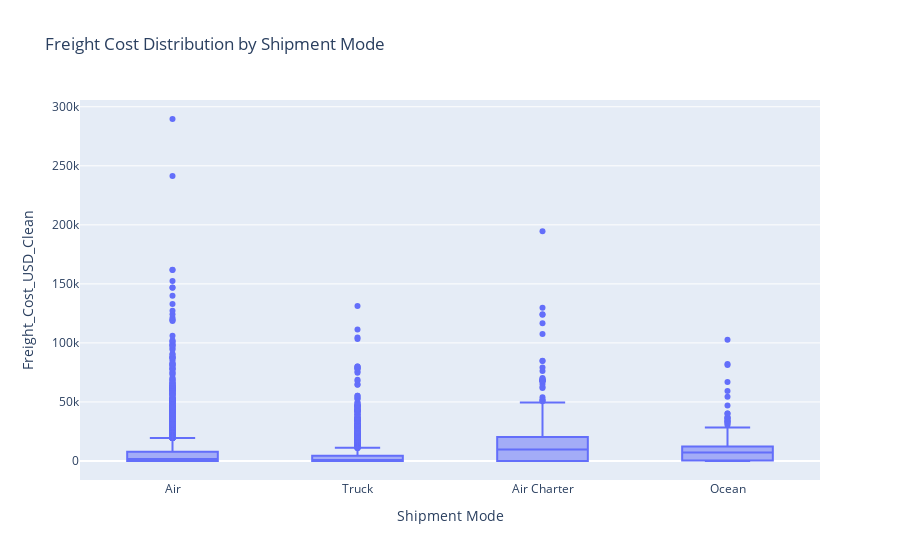

This figure's notebook cell:
### Code cell
#freight cost distribution by shipment mode
fig = px.box(df[df['Shipment Mode']!='no_value'], x='Shipment Mode', y='Freight_Cost_USD_Clean', title='Freight Cost Distribution by Shipment Mode')
fig.show()

### Figure 1 — Plotly figure (JSON) as saved in the notebook; plotly's stock layout.template omitted (floating-point values rounded to 4 significant figures; data arrays with more than 128 entries replaced by an {"elided": "..."} marker saying what was removed)
{"data": [{"alignmentgroup": "True", "hovertemplate": "Shipment Mode=%{x}<br>Freight_Cost_USD_Clean=%{y}<extra></extra>", "legendgroup": "", "marker": {"color": "#636efa"}, "name": "", "notched": false, "offsetgroup": "", "orientation": "v", "showlegend": false, "type": "box", "x": {"elided": "9964 str values"}, "x0": " ", "xaxis": "x", "y": {"elided": "9964 float values"}, "y0": " ", "yaxis": "y"}], "layout": {"boxmode": "group", "legend": {"tracegroupgap": 0}, "title": {"text": "Freight Cost Distribution by Shipment Mode"}, "xaxis": {"anchor": "y", "domain": [0, 1], "title": {"text": "Shipment Mode"}}, "yaxis": {"anchor": "x", "domain": [0, 1], "title": {"text": "Freight_Cost_USD_Clean"}}}}
